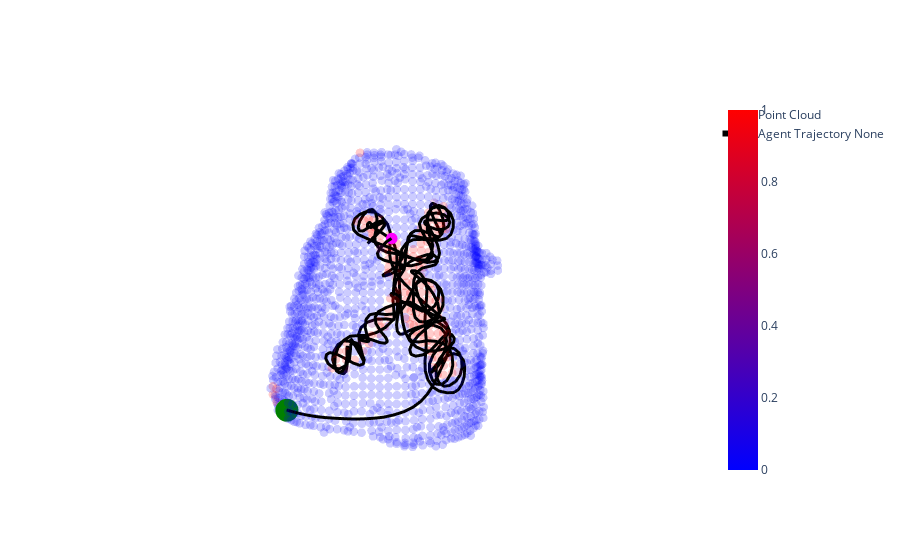
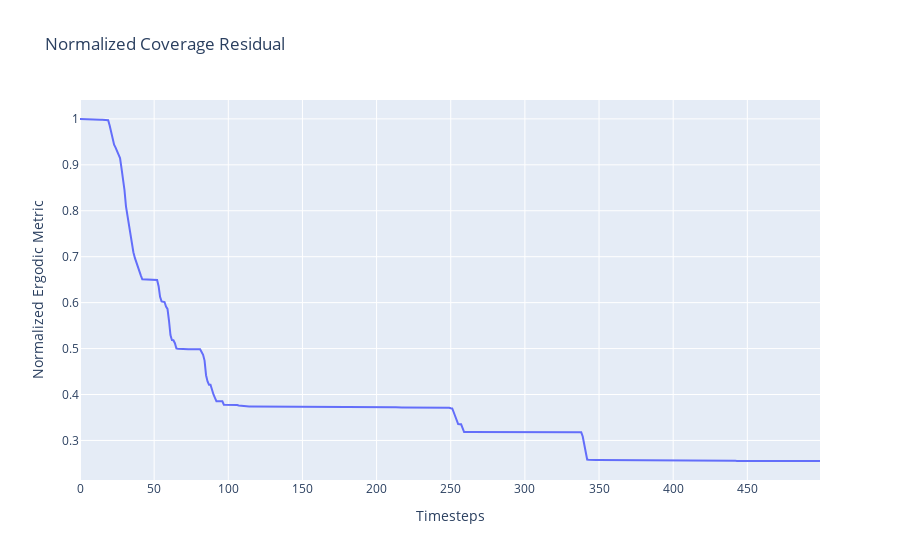

The notebook cell these images were saved under, in order:
### Code cell
# Run and visualize an experiment
# =================================================
x_arr, heat_arr, coverage_arr = hedac(agent, param, pcloud)
plots = visualize_point_cloud(
    pcloud.vertices, colors=pcloud.u0, is_show_plot=False, point_size=3
)
fig = visualize_trajectory(x_arr[:,:], plots)

fig.show()

# Compute and plot the coverage error
# ==========================
normalized_residual = compute_coverage_residual(heat_arr[..., 0], coverage_arr)

# plot the coverage error
fig = go.Figure()
# add traces for each error
fig.add_trace(
    go.Scatter(y=normalized_residual, mode="lines", name=f"Experiment {i}")
)
fig.update_layout(
    xaxis_title="Timesteps",
    yaxis_title="Normalized Ergodic Metric",
    title="Normalized Coverage Residual",
)
fig.show()

### Figure 1 — Plotly figure (JSON) as saved in the notebook; plotly's stock layout.template omitted (floating-point values rounded to 4 significant figures; data arrays with more than 128 entries replaced by an {"elided": "..."} marker saying what was removed)
{"data": [{"marker": {"color": {"elided": "1511 float values"}, "colorscale": [[0, "rgb(0,0,255)"], [1, "rgb(255,0,0)"]], "opacity": 0.2, "showscale": true, "size": 3}, "mode": "markers", "name": "Point Cloud", "type": "scatter3d", "uid": "0239b715-df67-4ed1-b569-86955d056ea3", "x": {"elided": "1511 float values"}, "y": {"elided": "1511 float values"}, "z": {"elided": "1511 float values"}}, {"marker": {"color": "green", "size": 8}, "name": "0", "showlegend": false, "type": "scatter3d", "uid": "198068fe-64ea-4395-bbb4-e5721d79c21f", "x": [0.3645], "y": [0.1874], "z": [0.125]}, {"line": {"color": "black", "width": 6}, "mode": "lines", "name": "Agent Trajectory None", "showlegend": true, "type": "scatter3d", "uid": "71311111-493a-460f-abba-91e70a3c1c7f", "x": {"elided": "500 float values"}, "y": {"elided": "500 float values"}, "z": {"elided": "500 float values"}}, {"marker": {"color": "magenta", "size": 4}, "showlegend": false, "type": "scatter3d", "uid": "9d1ebf0f-3265-4277-8aac-87951c9619e7", "x": [0.4047], "y": [0.2523], "z": [0.1319]}], "layout": {"scene": {"aspectmode": "data", "camera": {"center": {"x": 0, "y": 0, "z": 0}, "eye": {"x": 0, "y": 0, "z": 2}, "up": {"x": 0, "y": 1, "z": 0}}, "xaxis": {"visible": false}, "yaxis": {"visible": false}, "zaxis": {"visible": false}}, "showlegend": true}}

### Figure 2 — Plotly figure (JSON) as saved in the notebook; plotly's stock layout.template omitted (floating-point values rounded to 4 significant figures; data arrays with more than 128 entries replaced by an {"elided": "..."} marker saying what was removed)
{"data": [{"mode": "lines", "name": "Experiment 199", "type": "scatter", "y": {"elided": "500 float values"}}], "layout": {"title": {"text": "Normalized Coverage Residual"}, "xaxis": {"title": {"text": "Timesteps"}}, "yaxis": {"title": {"text": "Normalized Ergodic Metric"}}}}
